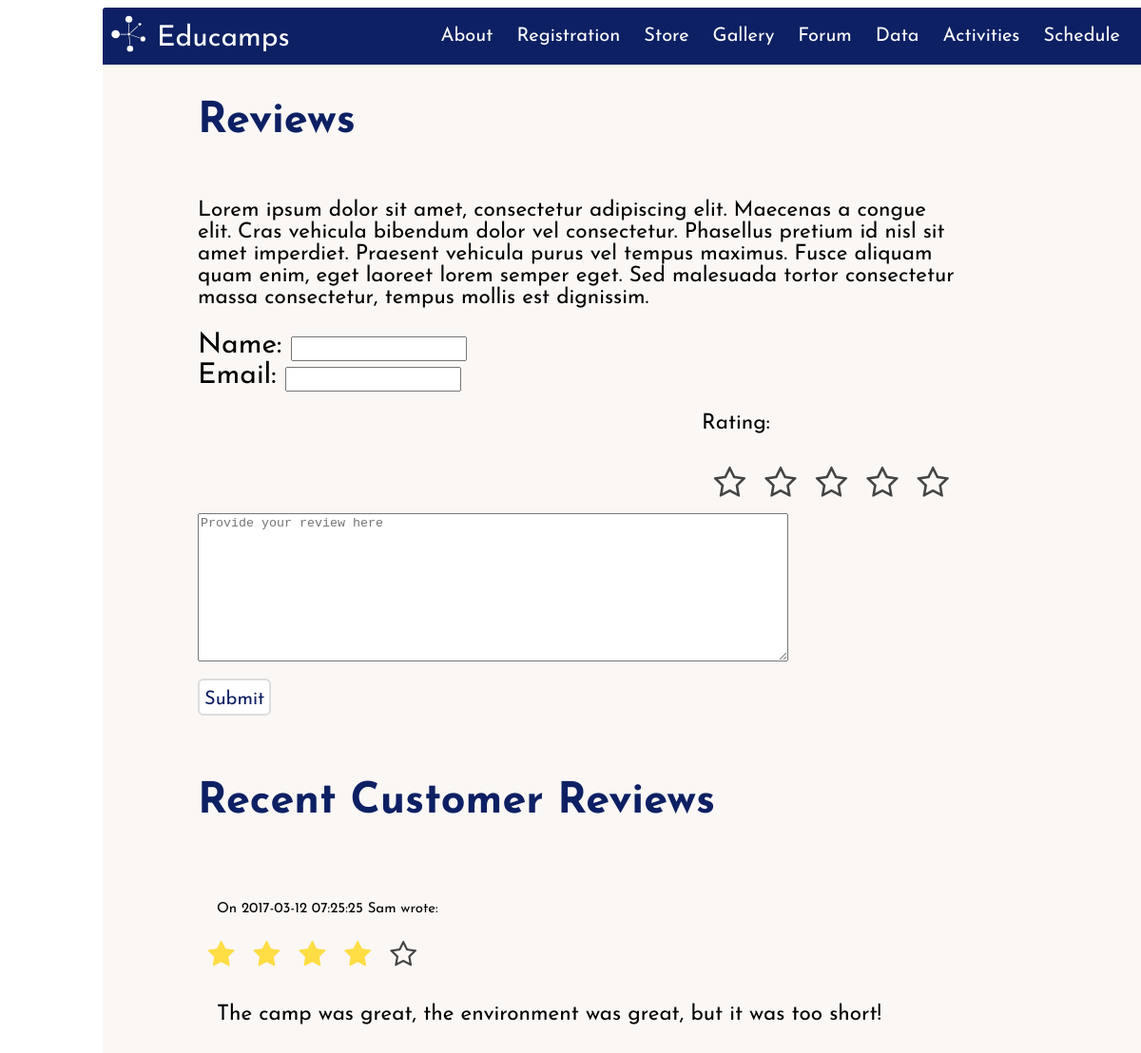
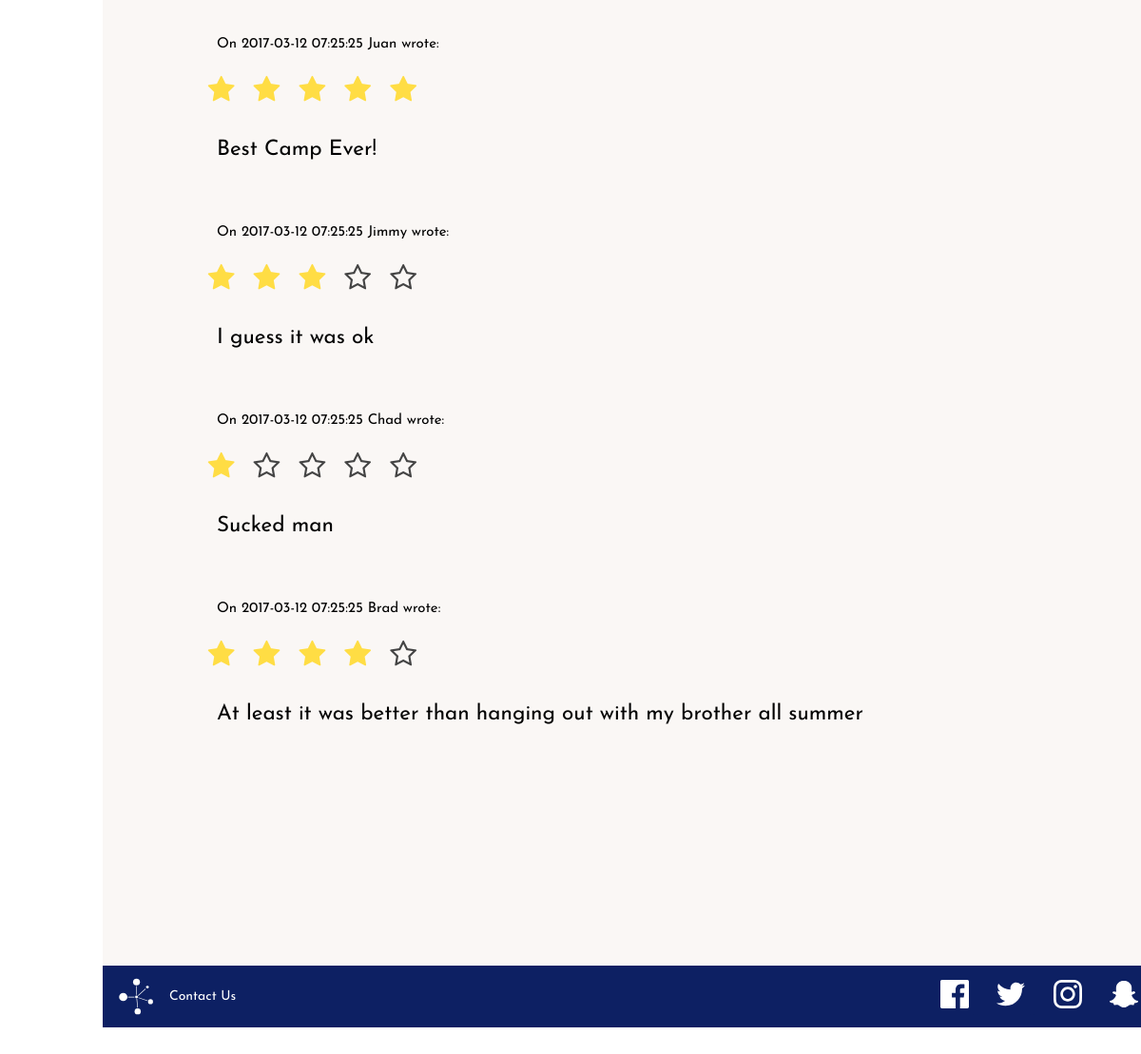
The page /forum/index.php on the database its author committed (2 pictures, top to bottom).
### tables this page shows
CREATE TABLE forum(
    post_id int AUTO_INCREMENT,
    name varchar(255),
    email varchar(255),
    stars int,
    post_date datetime DEFAULT NOW(),
    content text(65535),
    PRIMARY KEY (post_id)
);

### forum/index.php (the view, shortened to what this page needs)
<!DOCTYPE html>
<html>
    <head>
        <link href=../stylesheets/main.css media=screen rel=stylesheet type=text/css />
        <link rel="stylesheet" href="//netdna.bootstrapcdn.com/font-awesome/4.2.0/css/font-awesome.min.css">
    </head>
    <body>
        <div class=main_container>
            <div id=menubar>
                <a href="../">
                    <img id="logo" src="../icons/logo.svg" alt="EduCamps logo" /><label id="topname">Educamps</label>
                </a>
                <table>
                    <tr>
                        <td><a href=../about>About</a></td>
                        <td><a href=../registration>Registration</a></td>
                        <td><a href=../store>Store</a></td>
                        <td><a href=../gallery>Gallery</a></td>
                        <td><a href=../forum>Forum</a></td>
                        <td><a href=../data>Data</a></td>
                        <td><a href=../activities>Activities</a></td>
                        <td><a href=../schedule>Schedule</a></td>
                    </tr>
                </table>
            </div>
            <div id="forum_main_content" class = "main_content">
            <h2> Reviews </h2>
            <p> Lorem ipsum dolor sit amet, consectetur adipiscing elit. Maecenas a congue elit. Cras vehicula bibendum dolor vel consectetur. Phasellus pretium id nisl sit amet imperdiet. Praesent vehicula purus vel tempus maximus. Fusce aliquam quam enim, eget laoreet lorem semper eget. Sed malesuada tortor consectetur massa consectetur, tempus mollis est dignissim.</p>
                <form action = "" method = "post" id = "forum_form">
                    <div class = "commenter_info">
                        <label> Name: <input type = "text" name = "name" id = "name"></label> <br/>
                        <label> Email: <input type = "text" name = "email" id = "email"></label>
                    </div>
                     <div class = "stars">
                        <p>Rating: </p>
                        <label class="star star-5" for="star-5"></label>
                        <label class="star star-4" for="star-4"></label>
                        <label class="star star-3" for="star-3"></label>
                        <label class="star star-2" for="star-2"></label>
                        <label class="star star-1" for="star-1"></label>
                     </div>
                    <textarea id = "content" name = "content" cols = 75% rows = 10 placeholder="Provide your review here"></textarea> <br/>
                    <input type=button id="forum_submit" value = "Submit" class="button2"/>
                </form>
            <br/>
            <h2> Recent Customer Reviews </h2>
            <br/>
            <div id = "forum_submit_content">
            <?php
            $connection = mysqli_connect("localhost", "fourthreefour", "americo", "educamps");
            $rvwquery = mysqli_query($connection, "SELECT name, stars, content, post_date, stars FROM forum ORDER BY post_date DESC LIMIT 10");
                while($review = mysqli_fetch_assoc($rvwquery)){
                    ?>
                      <p class = "reviewer_info"> On <?= $review['post_date'] ?> <?= $review['name'] ?> wrote: </p>
                    <div class = "stars">
                    <?php for($i = 5; $i >=1; $i--)
                    {
                        if($i > $review["stars"]){?>
                          <label class="star" ></label>
                      <?php  }
                      else if($i <= $review["stars"]){ ?>
                        <label class="star" for="star-<?=$i ?>"></label>
                    <?php  }
                    }?>
                      </div>
                      <p> <?=$review['content']?> </p>
                    <br/>
                    <?php
                      }
              ?>
            </div>
             </div>
						 <div id=footer>
                 <div id="left-footer">
                     <img id="logo" src="../icons/logo.svg" alt="EduCamps logo" />
                     <a href="../contact">Contact Us</a>
                 </div>
                 <table id="right-footer">
                     <tr>
                         <td>
                             <a href="https://www.facebook.com"><img src=../icons/facebook.svg alt="facebook icon"/></a>
                             <a href="https://www.twitter.com"><img src=../icons/twitter.svg alt="twitter icon"/></a>
                             <a href="https://www.instagram.com"><img src=../icons/instagram.svg alt="instagram icon"/></a>
                             <a href="https://www.snapchat.com"><img src=../icons/snapchat.svg alt="snapchat icon"/></a>
                             <br/>
                         </td>
                     </tr>
                 </table>
             </div>
        </div>
    </body>
</html>

### stylesheets/main.css (style rules this page uses)
body { font-family:'Josefin Sans', sans-serif }
a { text-decoration:none;color:#0d2063 }
.button2 { color:#0d2063;background-color:white;border-radius:6px;border:solid gainsboro 2px;font-family:'Josefin Sans', sans-serif;font-size:20px;padding:5px;padding-top:10px;margin-top:10px }
#forum_main_content { min-width:650px;max-width:800px;height:auto;margin-left:100px;display:flex;flex-direction:column;height:auto;padding-bottom:100px }
#forum_main_content p { font-size:.75em;text-align:left }
#forum_main_content input { line-height:20px }
#forum_main_content textarea { margin-top:0px }
#forum_main_content div.stars { width:270px;display:inline-block }
#forum_main_content .stars { width:100px;display:inline-block;float:right }
#forum_main_content label.star { float:right;padding:10px;font-size:36px;color:#444;transition:all .2s }
#forum_main_content input.star:checked ~ label.star:before { content:'\f005';color:#FD4;transition:all .25s }
#forum_main_content label.star:before { content:'\f006';font-family:FontAwesome }
#forum_main_content .button2 { color:#0d2063;background-color:white;border-radius:6px;border:solid gainsboro 2px;font-family:'Josefin Sans', sans-serif;font-size:20px;padding:5px;padding-top:10px;margin-top:10px }
#forum_submit_content { min-width:650px;max-width:800px;height:auto;margin-left:20px;display:flex;flex-direction:column;height:auto;padding-bottom:100px }
#forum_submit_content p { font-size:.75em;text-align:left }
#forum_submit_content div.stars { margin-left:-50px;width:270px;display:inline-block }
#forum_submit_content .stars { width:100px;display:inline-block;float:right }
#forum_submit_content label.star { float:right;padding:10px;font-size:30px;color:#444;transition:all .2s }
#forum_submit_content input.star:checked ~ label.star:before { content:'\f005';color:#FD4;transition:all .25s }
#forum_submit_content label.star:before { content:'\f006';font-family:FontAwesome }
#forum_submit_content .reviewer_info { font-size:15px }
h2 { color:#0d2063 }
body { padding-left:100px;padding-right:100px }
.main_container { min-width:1100px;max-width:1600px;margin:auto;background-color:#faf7f5;margin-bottom:100px }
#logo { float:left;height:40px;width:auto;margin-left:7px }
#menubar { width:100%;height:60px;background-color:#0d2063;color:#0d2063;font-size:20px;border-top-left-radius:3px;border-top-right-radius:3px;display:flex;justify-content:space-between;align-items:center }
#menubar table { float:right;display:flex;justify-content:flex-end;border-spacing:5px;margin-left:15px;margin-right:15px;vertical-align:center }
#menubar td { padding:10px;border-radius:3px;border-width:1.5px;border-spacing:20px;text-decoration-line:underline }
#menubar a { color:white;text-decoration:none;line-height:10px;margin-top:5px }
#topname { padding-left:10px;font-size:1.5em;line-height:50px }
#footer { width:100%;height:65px;background-color:#0d2063;color:#0d2063;position:relative;z-index:2;font-size:14px;display:flex;justify-content:space-between }
#footer #right-footer { display:flex;justify-content:flex-end;align-items:center;border-spacing:5px }
#footer #right-footer img { height:30px;width:auto;margin:5px;padding-top:0px;filter:invert(100%);padding-left:15px }
#footer #right-footer td { padding-top:0px;border-radius:3px;border-width:1.5px;border-spacing:20px;text-decoration-line:underline;vertical-align:center }
#footer #left-footer { display:flex;justify-content:center;align-items:center }
#footer #left-footer a { color:white;text-decoration:none;padding-top:0px;margin-left:10px }
#footer #left-footer img { height:40px;width:auto;margin:5px;padding-top:0px;padding-left:10px }
.main_content { background-color:#faf7f5;width:100%;height:auto;font-size:30px }

### rows shown on the page
forum: post_date "2017-03-12 07:25:25", name "Sam", stars 4 (drawn), content "The camp was great, the environment was great, but it was too short!"
forum: post_date "2017-03-12 07:25:25", name "Juan", stars 5 (drawn), content "Best Camp Ever!"
forum: post_date "2017-03-12 07:25:25", name "Jimmy", stars 3 (drawn), content "I guess it was ok"
forum: post_date "2017-03-12 07:25:25", name "Chad", stars 1 (drawn), content "Sucked man"
forum: post_date "2017-03-12 07:25:25", name "Brad", stars 4 (drawn), content "At least it was better than hanging out with my brother all summer"
